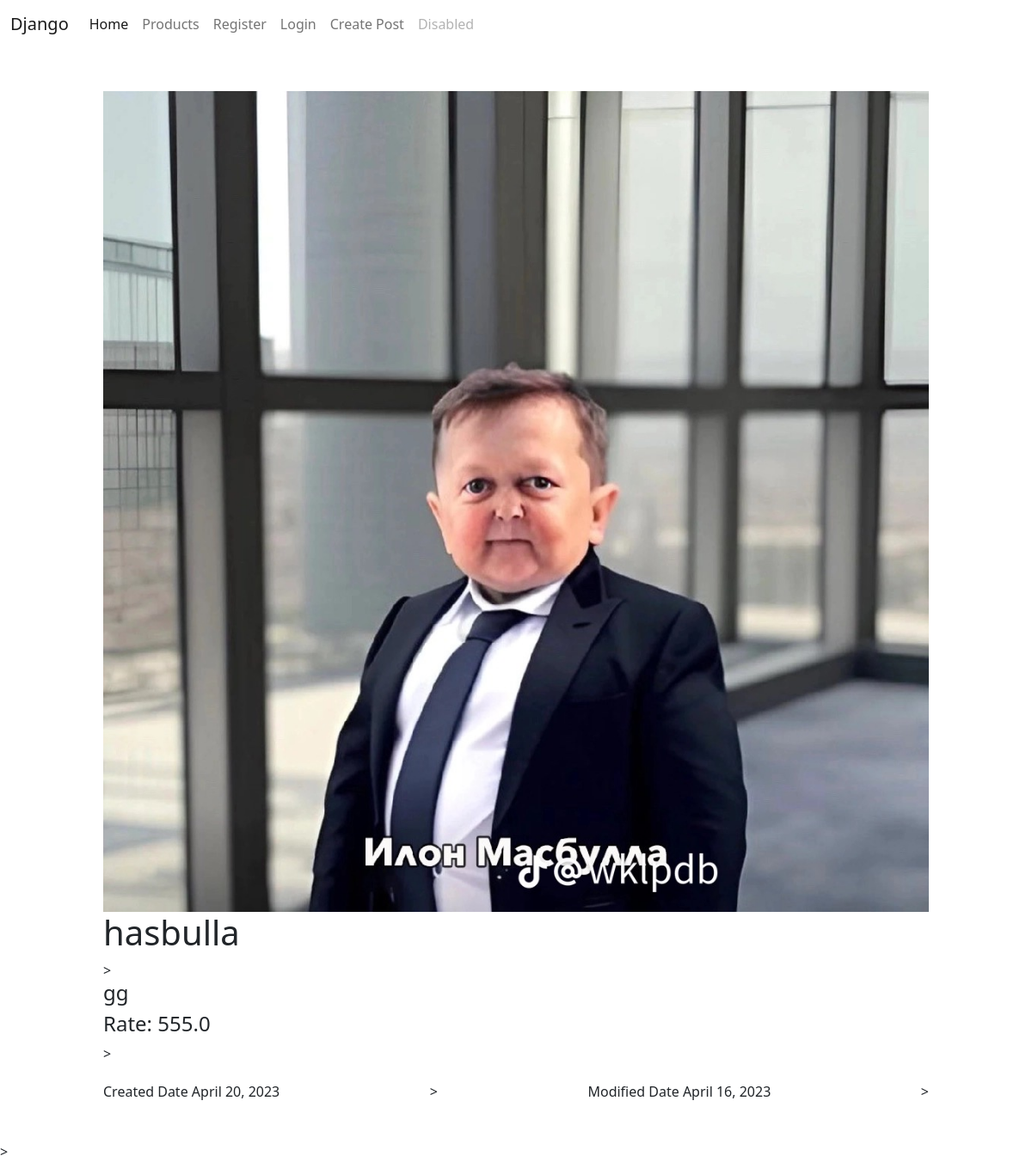
Page /posts/2/ on the earlier database version.
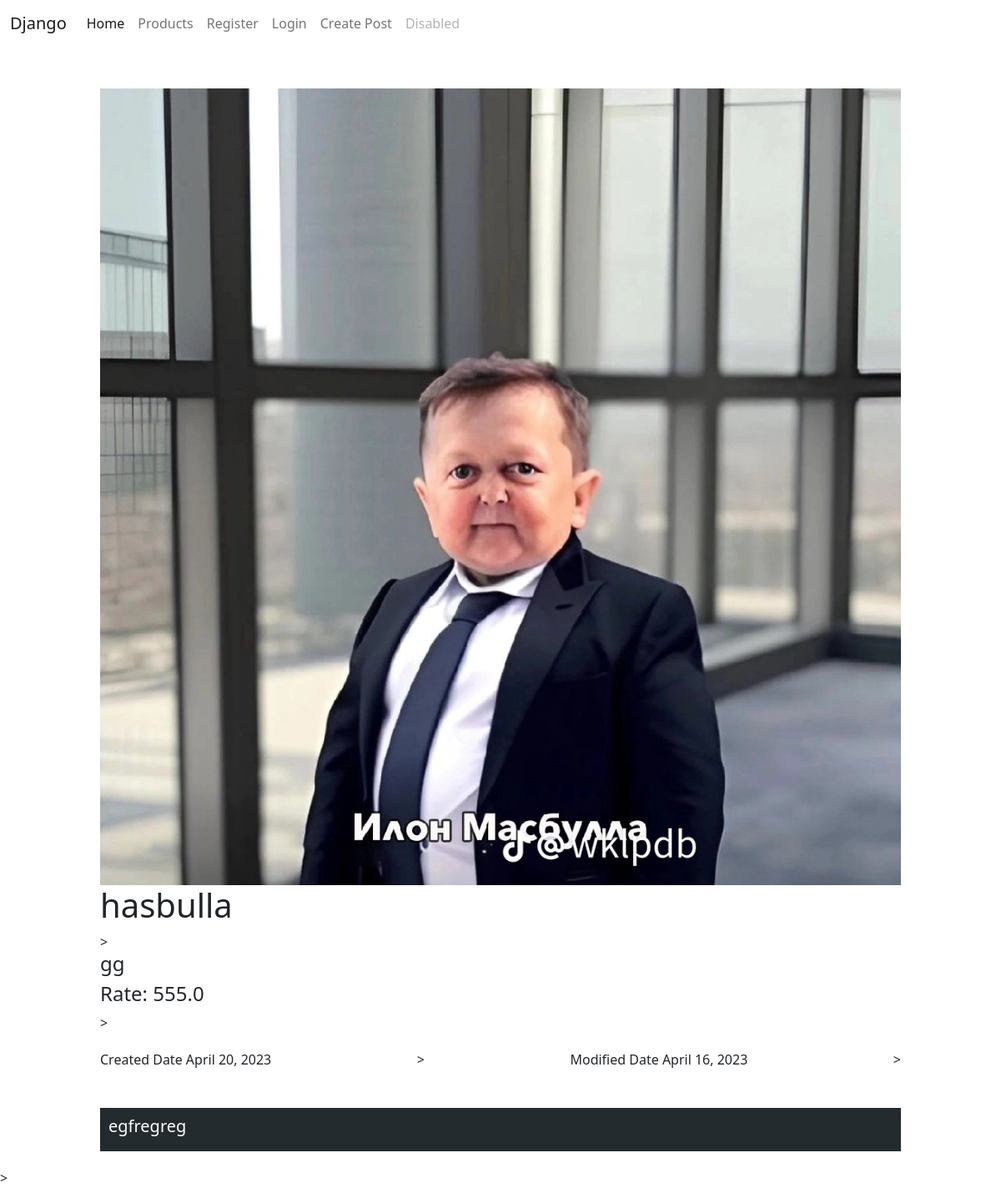
Same page on the later database version.
### posts/models.py (models this page shows)
class Comment(models.Model):
    text = models.CharField(max_length=256)
    post = models.ForeignKey(Post, on_delete=models.CASCADE)

### posts/views.py (the view, shortened to what this page needs)
# urls.py: path('posts/<int:id>/', post_detail_view),
def post_detail_view(request, id):
    if request.method == "GET":
        post = Post.objects.get(id=id)
        context = {
            'post': post,
            'comments': post.comment_set.all(),
            'form': ReviewCreateForm,
            'user': request.user
        }
        return render(request, 'products/detail.html', context=context)

### templates/products/detail.html (shortened to what this page needs)
{% extends 'layouts/index.html' %}
{% block content %}
    <div class="post_block">
        {% if post.image  %}
            <img src="/media/{{ post.image }}" alt="">
        {% endif %}
        <div class="info">
            <h1>{{post.title}}</h1>>
            <h4>{{ post.description }}</h4>
            <h4>Rate: {{ post.rate }}</h4>>
            <div class="dates">
                <p>Created Date {{ post.created_date }}</p>>
                <p>Modified Date {{ post.modified_date }}</p>>
            </div>
        </div>
        <div class="comments">
            {% for comment in comments %}
                <div class="comment_block">
                    <h5>{{ comment.text }}</h5>
                </div>
            {% endfor %}
        </div>
    </div>>
{% endblock %}

Differences in the rows shown:
added Comment: text "egfregreg"
